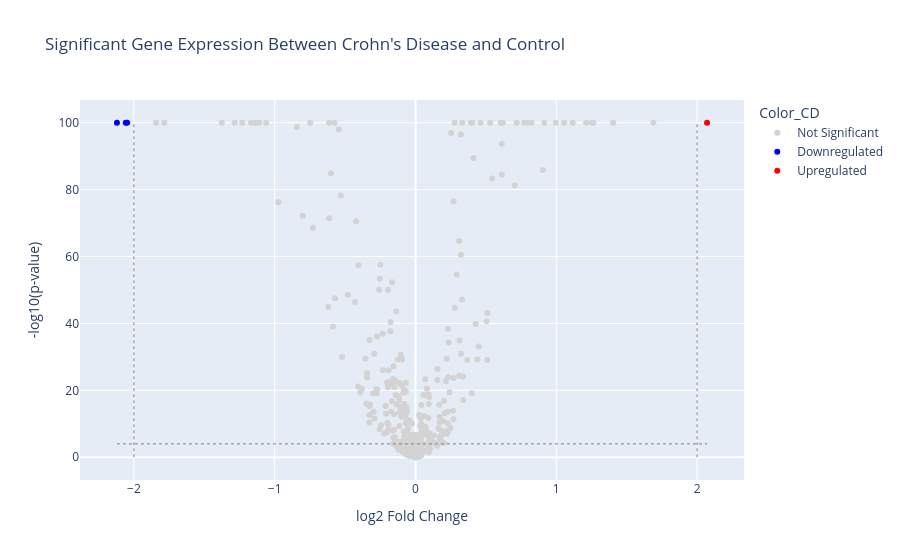

Write notebook code for a chart like this one.
### Code cell
#==============================Chrons Disease versus control volcano plot==============================
#using plotly.express package (px)
#params--> (datd df used, x axis = log2FC_CD, y axis = neg_log_pval_CD, color codes based on up and down regulated, color dictionary, name appears when mouse hovers over, title of plot)
fig_cd = px.scatter(plot_df, x='log2FC_CD', y='neg_log_pval_CD', color='Color_CD',color_discrete_map=color_map,hover_name=plot_df.index,title="Significant Gene Expression Between Crohn's Disease and Control")

#code for ~professional~ formatting layout 
#params-->(define x axis title,define y axis title)
fig_cd.update_layout(xaxis_title='log2 Fold Change', yaxis_title='-log10(p-value)',shapes=[

    #param--> (draws line across for horizontally, from min calculated log2FC_CD, to max calculated log2FC_CD,y0 = y1 --> flat line at pval threshold, grey dotted line w/ width 1 )
    dict(type='line', x0=plot_df['log2FC_CD'].min(), x1=plot_df['log2FC_CD'].max(), y0=pval_threshold, y1=pval_threshold, line=dict(color='gray', dash='dot', width=1)),
   
    #draws veritcal line on the right at pos. fc_threshold from the bottom y0 --> top y1 max of neg_log_pval_CD with a grey dotted line)
    dict(type='line', x0=fc_threshold, x1=fc_threshold, y0=0, y1=plot_df['neg_log_pval_CD'].max(), line=dict(color='gray', dash='dot', width=1)),

    
    #draws veritcal line on the left at neg. fc_threshold from the bottom y0 --> top y1 max of neg_log_pval_CD with a grey dotted line)
    dict(type='line', x0=-fc_threshold, x1=-fc_threshold, y0=0, y1=plot_df['neg_log_pval_CD'].max(), line=dict(color='gray', dash='dot', width=1))])

fig_cd.show()

### Figure 1 — Plotly figure (JSON) as saved in the notebook; plotly's stock layout.template omitted (floating-point values rounded to 4 significant figures; data arrays with more than 128 entries replaced by an {"elided": "..."} marker saying what was removed)
{"data": [{"hovertemplate": "<b>%{hovertext}</b><br><br>Color_CD=Not Significant<br>log2FC_CD=%{x}<br>neg_log_pval_CD=%{y}<extra></extra>", "hovertext": {"elided": "428 str values"}, "legendgroup": "Not Significant", "marker": {"color": "lightgray", "symbol": "circle"}, "mode": "markers", "name": "Not Significant", "orientation": "v", "showlegend": true, "type": "scatter", "x": {"elided": "428 float values"}, "xaxis": "x", "y": {"elided": "428 float values"}, "yaxis": "y"}, {"hovertemplate": "<b>%{hovertext}</b><br><br>Color_CD=Downregulated<br>log2FC_CD=%{x}<br>neg_log_pval_CD=%{y}<extra></extra>", "hovertext": ["CD45RA:HI100|pAbO", "NR4A2|PolyA_1", "NR4A2|Reference_end"], "legendgroup": "Downregulated", "marker": {"color": "blue", "symbol": "circle"}, "mode": "markers", "name": "Downregulated", "orientation": "v", "showlegend": true, "type": "scatter", "x": [-2.048, -2.058, -2.12], "xaxis": "x", "y": [100.0, 100.0, 100.0], "yaxis": "y"}, {"hovertemplate": "<b>%{hovertext}</b><br><br>Color_CD=Upregulated<br>log2FC_CD=%{x}<br>neg_log_pval_CD=%{y}<extra></extra>", "hovertext": ["PIK3IP1|Reference_end"], "legendgroup": "Upregulated", "marker": {"color": "red", "symbol": "circle"}, "mode": "markers", "name": "Upregulated", "orientation": "v", "showlegend": true, "type": "scatter", "x": [2.071], "xaxis": "x", "y": [100.0], "yaxis": "y"}], "layout": {"legend": {"title": {"text": "Color_CD"}, "tracegroupgap": 0}, "shapes": [{"line": {"color": "gray", "dash": "dot", "width": 1}, "type": "line", "x0": -2.12, "x1": 2.071, "y0": 4, "y1": 4}, {"line": {"color": "gray", "dash": "dot", "width": 1}, "type": "line", "x0": 2, "x1": 2, "y0": 0, "y1": 100}, {"line": {"color": "gray", "dash": "dot", "width": 1}, "type": "line", "x0": -2, "x1": -2, "y0": 0, "y1": 100}], "title": {"text": "Significant Gene Expression Between Crohn's Disease and Control"}, "xaxis": {"anchor": "y", "domain": [0, 1], "title": {"text": "log2 Fold Change"}}, "yaxis": {"anchor": "x", "domain": [0, 1], "title": {"text": "-log10(p-value)"}}}}
